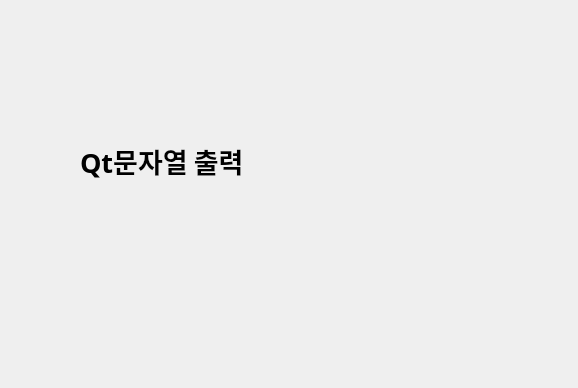
<?xml version="1.0" encoding="UTF-8"?>
<ui version="4.0">
 <class>Dialog</class>
 <widget class="QDialog" name="Dialog">
  <property name="geometry">
   <rect>
    <x>0</x>
    <y>0</y>
    <width>578</width>
    <height>388</height>
   </rect>
  </property>
  <property name="windowTitle">
   <string>Dialog</string>
  </property>
  <widget class="QLabel" name="label">
   <property name="geometry">
    <rect>
     <x>80</x>
     <y>80</y>
     <width>421</width>
     <height>161</height>
    </rect>
   </property>
   <property name="font">
    <font>
     <family>맑은 고딕</family>
     <pointsize>20</pointsize>
     <weight>75</weight>
     <bold>true</bold>
    </font>
   </property>
   <property name="text">
    <string>Qt문자열 출력</string>
   </property>
  </widget>
 </widget>
 <resources/>
 <connections/>
</ui>
